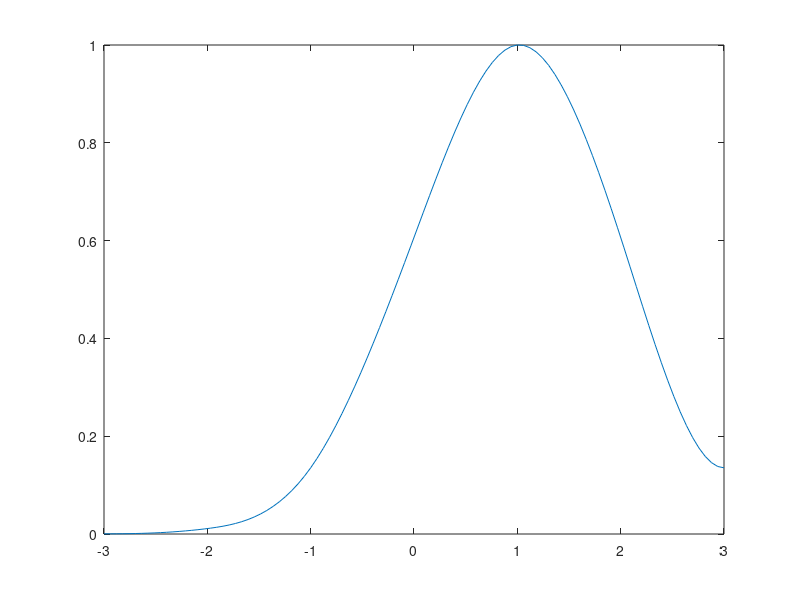

Recreate this plot in MATLAB.
% f=@(x) sin(pi*x).^2 + exp(x);
% fd = @(x) 2*pi*sin(pi*x).*cos(pi*x)+exp(x);
% fd2 = @(x) 2*pi^2*cos(pi*x).^2 - 2*pi^2*sin(pi*x).^2 + exp(x);
% 
% xx = linspace(0,1);
% figure; plot(xx,f(xx), "LineWidth",2)
% 
% tp = @(x,x0) f(x0) + fd(x0)*(x-x0)+fd2(x0)*(x-x0).^2/2;
% 
% x0 = 0.1;
% d = linspace(x0-0.2,x0+0.2);
% hold on;
% p1 = plot(d,tp(d, x0), "LineWidth",2)
% 
% axis([-0.1 1 1 3])
% for x0 = 0.1: 0.05: 0.8
%     d = linspace(x0-0.2,x0+0.2);
%     p1.XData = d;
%     p1.YData = tp(d,x0)
%     pause(1)
% end

%%Spline
% x=-2:3; 
% y=[15 4 1 7 4 12 9 8]; 
% p=spline(x,y)
% x=-2:3;

% f= @(x) 1./(1+25*x.^2);
% xx = linspace(-1,1);
% figure; plot(xx, f(xx))
% 
% x = linspace(-1,1,11);
% p = polyfit(x,f(x),length(x)-1);
% yy = polyval(p,xx);
% hold on;plot(xx,yy)
% 
% zz = spline(x, [0,f(x),0],xx);
% plot(xx,zz)
% legend("f", "Labrange", "spline")

% y=[4 1 7 4 12 9];
% xx=linspace(-2.1,3.1);
% yy=spline(x,y,xx);
% plot(x,y,'*',xx,yy)

%%6.feladat

% xx = linspace(0,12);
% x1 = [0,1,2,4,5,7,10,12];
% y1 = [1 6 7 8 8 6 5 6 8 1];
% z1 = spline(x1,y1 ,xx);
% plot(xx,z1)
% axis equal
% hold on;
% 
% xx = linspace(0,12);
% x2 = [0 3 4 7 10 11 12];
% y2 = [0 6 5 3 1 3 5 8 1];
% z2 = spline(x2,y2 ,xx);
% plot(xx,z2)
% axis equal
% 
% xx = linspace(5,9);
% x3 = [5 7 9];
% y3 = [-0.8 4 3 4 0.8];
% z3 = spline(x3,y3 ,xx);
% plot(xx,z3)
% axis equal
% hold on;
% 
% plot(3,7,"o r")
% grid on;


% t=linspace(0,2*pi);
% figure;
% hold on;
% axis equal;
% axis([-5,5,-1.5,1.5]);
% for ti=t
% plot(3*cos(ti),sin(ti),'*b')
% pause(0.05)
% end

%8.feladat
% ti = linspace(0,2*pi,10);
% xi = 3*cos(ti);
% yi = sin(ti);
% figure;plot(xi,yi,"*");
% axis equal
% t = linspace(0,2*pi);
% hold on;
% u = spline(ti, xi,t);
% v = spline(ti, yi, t);
% plot(u,v);


% %9.feladat
% x=[1,0.809,0.309,-0.309,-0.809,-1,-0.809,-0.309,0.309,0.809,1];
% y=[0, 1.9021, 1.1756, -1.1756, -1.9021, 0, 1.9021,1.1756, -1.1756, -1.9021, 0];
% hold on;
% axis([-1 1 -2 2])
% % for i = 1:11
% %     plot(x(i),y(i), "*b");
% %     pause(0.1)
% % end
% ti = (0:10)*2*pi/10
% tt = linspace(0,2*pi)
% hold on;
% u = spline(ti, x, tt);
% v = spline(ti, y, tt);
% %figure;plot(u,v);
% 
% for i = 1:100
%     hold on; plot(u(1:i), v(1:i), "r");
%     pause(0.01)
% end


%4.plusz feladat
f = @(x) exp(-(((x-1).^2)./(2)));
x = -3:3;
y = f(x);
xx = linspace(-3,3);
zz = spline(x, [0,y,0], xx);
plot(xx,zz);





